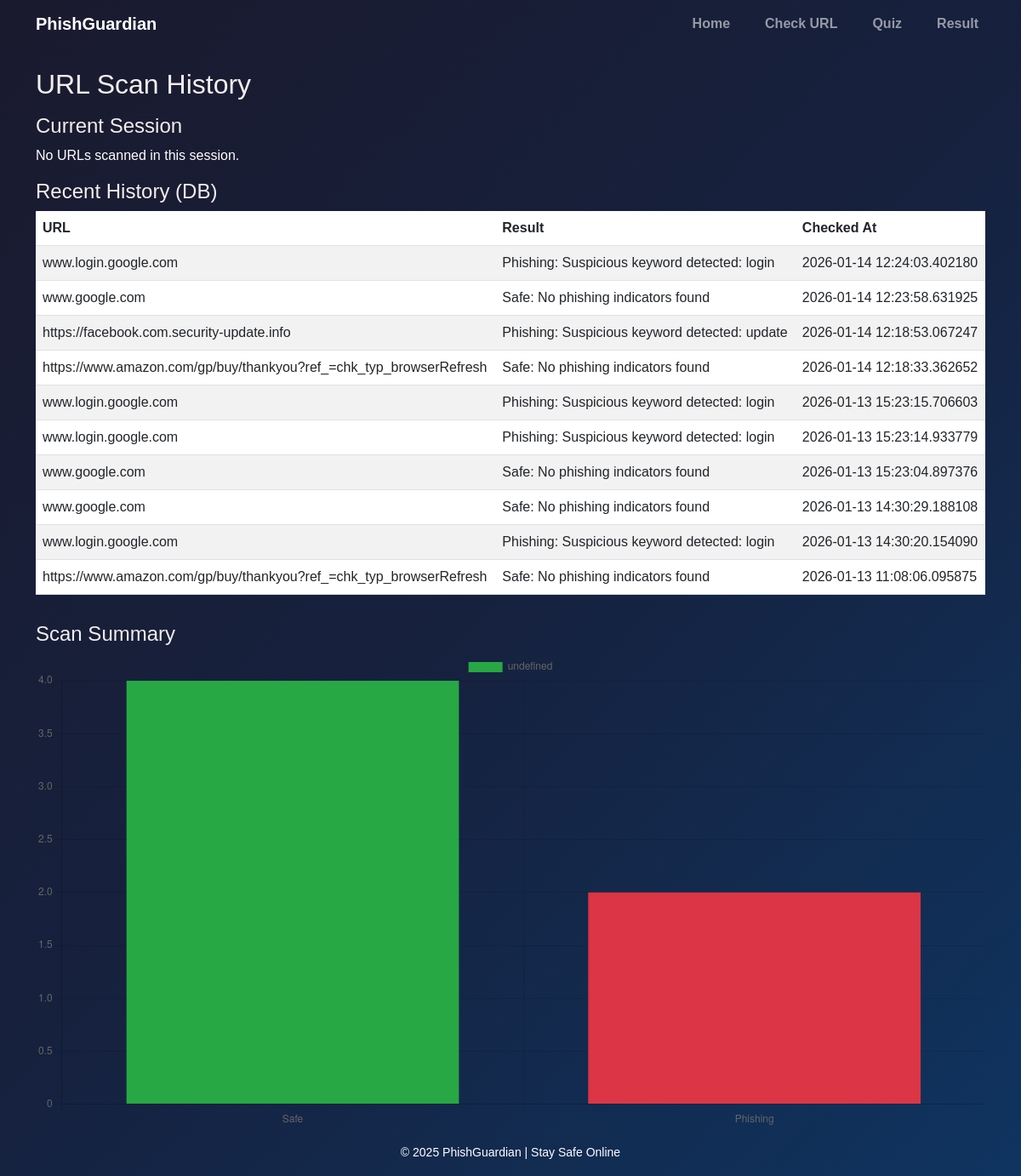
The app's page /results with its own data.
### tables this page shows
CREATE TABLE url_logs (
    id INTEGER PRIMARY KEY AUTOINCREMENT,
    url TEXT NOT NULL,
    result TEXT NOT NULL,
    checked_at TIMESTAMP DEFAULT CURRENT_TIMESTAMP
);

### app.py (the view)
@app.route("/results")
def results():
    session_logs = session.get("logs", [])
    conn = get_db_connection()
    db_logs = conn.execute(
        "SELECT * FROM url_logs ORDER BY checked_at DESC LIMIT 10"
    ).fetchall()
    conn.close()
    return render_template("results.html", session_logs=session_logs, db_logs=db_logs)

### app.py (called while the page is built)
def get_db_connection():
    conn = sqlite3.connect(DB_PATH)
    conn.row_factory = sqlite3.Row
    return conn

### templates/results.html (shortened to what this page needs)
{% extends "base.html" %}
{% block content %}
<div class="container mt-4">
    <h2 class="mb-3">URL Scan History</h2>
    <h4>Current Session</h4>
    {% if session_logs %}
        <ul class="list-group mb-3">
            {% for log in session_logs %}
                <li class="list-group-item">{{ log.url }} → {{ log.result }}</li>
            {% endfor %}
        </ul>
    {% else %}
        <p>No URLs scanned in this session.</p>
    {% endif %}
    <h4>Recent History (DB)</h4>
    {% if db_logs %}
        <table class="table table-striped">
            <thead>
                <tr><th>URL</th><th>Result</th><th>Checked At</th></tr>
            </thead>
            <tbody>
                {% for row in db_logs %}
                <tr>
                    <td>{{ row['url'] }}</td>
                    <td>{{ row['result'] }}</td>
                    <td>{{ row['checked_at'] }}</td>
                </tr>
                {% endfor %}
            </tbody>
        </table>
    {% else %}
        <p>No logs found in database.</p>
    {% endif %}
    <div class="mt-5">
        <h4>Scan Summary</h4>
        <canvas id="urlChart" width="400" height="200"></canvas>
    </div>
</div>
<script>
    fetch("{{ url_for('chart_url_summary') }}")
      .then(res => res.json())
      .then(data => {
          new Chart(document.getElementById('urlChart'), {
              type: 'bar',
              data: {
                  labels: ['Safe', 'Phishing'],
                  datasets: [{
                      data: [data.safe, data.phishing],
                      backgroundColor: ['#28a745', '#dc3545']
                  }]
              }
          });
      });
</script>
{% endblock %}

### templates/base.html (shortened to what this page needs)
<!DOCTYPE html>
<html lang="en">
<head>
  <link href="https://cdn.jsdelivr.net/npm/bootstrap@5.3.0/dist/css/bootstrap.min.css" rel="stylesheet">
  <link rel="stylesheet" href="{{ url_for('static', filename='css/style.css') }}">
</head>
<body>
  <nav class="navbar navbar-expand-lg navbar-dark bg-transparent">
    <div class="container">
      <a class="navbar-brand fw-bold" href="/">PhishGuardian</a>
      <div class="collapse navbar-collapse" id="navbarNav">
        <ul class="navbar-nav ms-auto">
          <li class="nav-item"><a class="nav-link" href="/">Home</a></li>
          <li class="nav-item"><a class="nav-link" href="{{ url_for('check_url') }}">Check URL</a></li>
          <li class="nav-item"><a class="nav-link" href="{{ url_for ('quiz') }}">Quiz</a></li>
          <li class="nav-item"><a class="nav-link" href="{{ url_for ('results') }}">Result</a></li>
        </ul>
      </div>
    </div>
  </nav>
  <main class="container-fluid p-0">
    {% block content %}{% endblock %}
  </main>
  <footer class="text-center py-3 text-white">
    <small>&copy; 2025 PhishGuardian | Stay Safe Online</small>
  </footer>
</body>
</html>

### static/css/style.css (style rules this page uses)
body, html { height: 100%; margin: 20; font-family: 'Poppins', sans-serif; background: linear-gradient(135deg, #1a1a2e, #16213e, #0f3460); background-size: cover; color: white; }
.nav-link { font-size: 1rem; margin-left: 25px; font-weight: bold; }
.container h2, .container h4 { color: #f3eded; }
.mt-5 { margin-top: 2rem !important; }

### records on screen
url_logs: url "www.login.google.com", result "Phishing: Suspicious keyword detected: login", checked_at "2026-01-14 12:24:03.402180"
url_logs: url "www.google.com", result "Safe: No phishing indicators found", checked_at "2026-01-14 12:23:58.631925"
url_logs: url "https://facebook.com.security-update.info", result "Phishing: Suspicious keyword detected: update", checked_at "2026-01-14 12:18:53.067247"
url_logs: url "https://www.amazon.com/gp/buy/thankyou?ref_=chk_typ_browserRefresh", result "Safe: No phishing indicators found", checked_at "2026-01-14 12:18:33.362652"
url_logs: url "www.login.google.com", result "Phishing: Suspicious keyword detected: login", checked_at "2026-01-13 15:23:15.706603"
url_logs: url "www.login.google.com", result "Phishing: Suspicious keyword detected: login", checked_at "2026-01-13 15:23:14.933779"
url_logs: url "www.google.com", result "Safe: No phishing indicators found", checked_at "2026-01-13 15:23:04.897376"
url_logs: url "www.google.com", result "Safe: No phishing indicators found", checked_at "2026-01-13 14:30:29.188108"
url_logs: url "www.login.google.com", result "Phishing: Suspicious keyword detected: login", checked_at "2026-01-13 14:30:20.154090"
url_logs: url "https://www.amazon.com/gp/buy/thankyou?ref_=chk_typ_browserRefresh", result "Safe: No phishing indicators found", checked_at "2026-01-13 11:08:06.095875"
